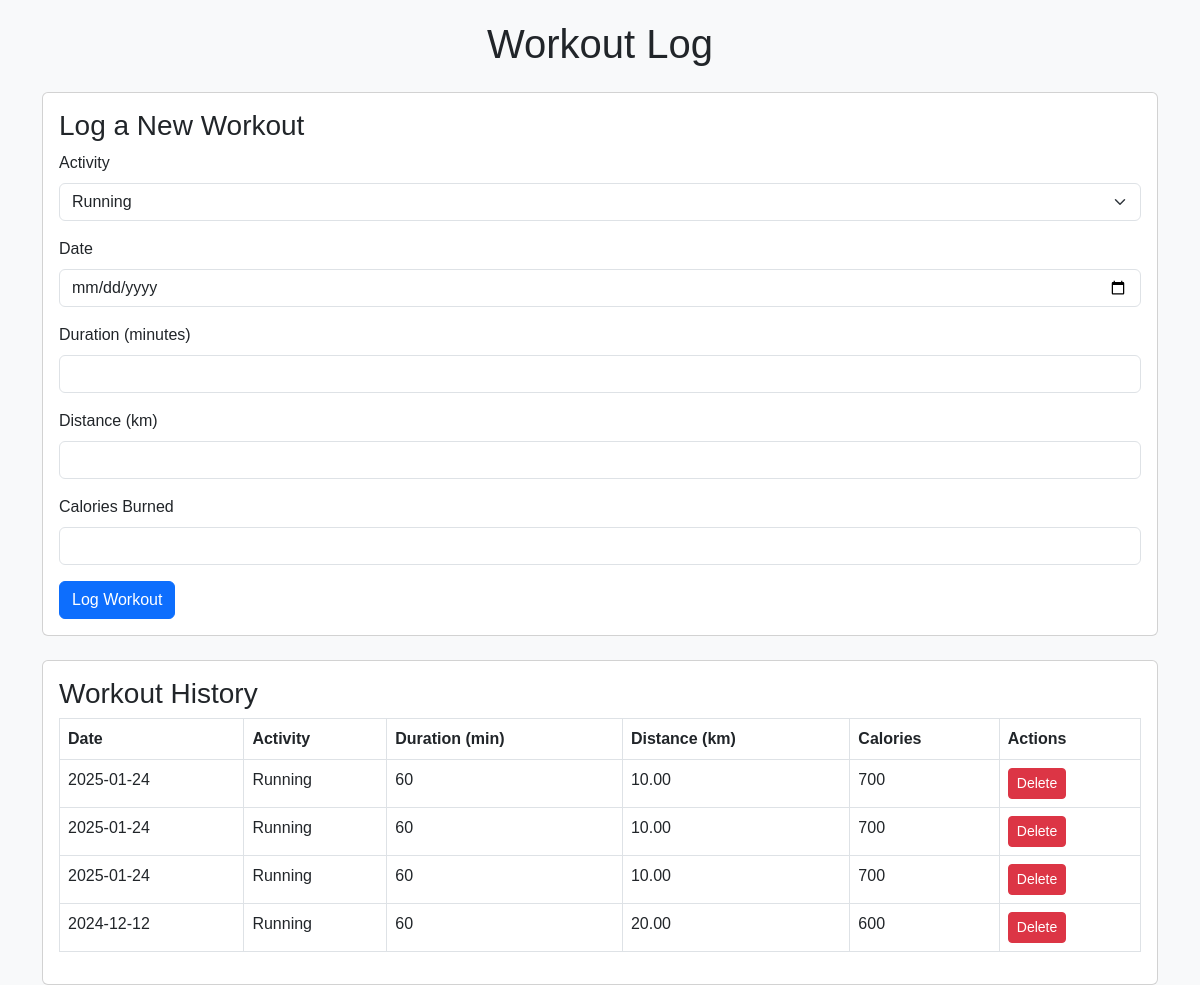
Screenshot of /olympic_fitness/workout_log.php with the database file from the repository.
### tables this page shows
CREATE TABLE `workouts` (
  `id` int(11) NOT NULL,
  `activity` varchar(50) NOT NULL,
  `date` date NOT NULL,
  `duration` int(11) NOT NULL,
  `distance` decimal(5,2) NOT NULL,
  `calories` int(11) NOT NULL,
  `userId` int(11) NOT NULL,
  `intensity` enum('Low','Medium','High') DEFAULT 'Medium',
  `heartRate` int(11) NOT NULL,
  `location` varchar(100) DEFAULT NULL,
  `createdAt` datetime NOT NULL DEFAULT current_timestamp(),
  `updatedAt` datetime NOT NULL DEFAULT current_timestamp() ON UPDATE current_timestamp(),
  `notes` text DEFAULT NULL
);

### olympic_fitness/workout_log.php (the view, shortened to what this page needs)
<?php
$host = 'localhost';
$dbname = 'fitness_tracker';
$username = 'root';
$password = '';
try {
    $conn = new PDO("mysql:host=$host;dbname=$dbname", $username, $password);
    $conn->setAttribute(PDO::ATTR_ERRMODE, PDO::ERRMODE_EXCEPTION);
} catch (PDOException $e) {
    die("Connection failed: " . $e->getMessage());
}
$sql = "SELECT * FROM workouts ORDER BY date DESC";
$workouts = $conn->query($sql)->fetchAll(PDO::FETCH_ASSOC);
?>
<!DOCTYPE html>
<html lang="en">
<head>
    <link href="https://cdn.jsdelivr.net/npm/bootstrap@5.3.0-alpha1/dist/css/bootstrap.min.css" rel="stylesheet">
</head>
<body>
    <div class="container">
        <h1 class="text-center mb-4">Workout Log</h1>
        <div class="card mb-4">
            <div class="card-body">
                <h3 class="card-title">Log a New Workout</h3>
                <form method="POST" action="">
                    <div class="mb-3">
                        <label for="activity" class="form-label">Activity</label>
                        <select id="activity" name="activity" class="form-select" required>
                            <option value="Running">Running</option>
                        </select>
                    </div>
                    <div class="mb-3">
                        <label for="date" class="form-label">Date</label>
                        <input type="date" id="date" name="date" class="form-control" required>
                    </div>
                    <div class="mb-3">
                        <label for="duration" class="form-label">Duration (minutes)</label>
                        <input type="number" id="duration" name="duration" class="form-control" required>
                    </div>
                    <div class="mb-3">
                        <label for="distance" class="form-label">Distance (km)</label>
                        <input type="number" step="0.01" id="distance" name="distance" class="form-control" required>
                    </div>
                    <div class="mb-3">
                        <label for="calories" class="form-label">Calories Burned</label>
                        <input type="number" id="calories" name="calories" class="form-control" required>
                    </div>
                    <button type="submit" name="log_workout" class="btn btn-primary">Log Workout</button>
                </form>
            </div>
        </div>
        <div class="card">
            <div class="card-body">
                <h3 class="card-title">Workout History</h3>
                <table class="table table-bordered">
                    <thead>
                        <tr>
                            <th>Date</th>
                            <th>Activity</th>
                            <th>Duration (min)</th>
                            <th>Distance (km)</th>
                            <th>Calories</th>
                            <th>Actions</th>
                        </tr>
                    </thead>
                    <tbody>
                        <?php foreach ($workouts as $workout): ?>
                            <tr>
                                <td><?php echo htmlspecialchars($workout['date']); ?></td>
                                <td><?php echo htmlspecialchars($workout['activity']); ?></td>
                                <td><?php echo htmlspecialchars($workout['duration']); ?></td>
                                <td><?php echo htmlspecialchars($workout['distance']); ?></td>
                                <td><?php echo htmlspecialchars($workout['calories']); ?></td>
                                <td>
                                    <a href="?delete=<?php echo $workout['id']; ?>" class="btn btn-danger btn-sm" onclick="return confirm('Are you sure you want to delete this workout?');">Delete</a>
                                </td>
                            </tr>
                        <?php endforeach; ?>
                    </tbody>
                </table>
            </div>
        </div>
    </div>
</body>
</html>

### olympic_fitness/workout_log.php (style rules this page uses)
body { font-family: Arial, sans-serif; background-color: #f8f9fa; }
.container { margin-top: 20px; }

### rows the page displays
workouts: date "2025-01-24", activity "Running", duration "60", distance "10.00", calories "700"
workouts: date "2025-01-24", activity "Running", duration "60", distance "10.00", calories "700"
workouts: date "2025-01-24", activity "Running", duration "60", distance "10.00", calories "700"
workouts: date "2024-12-12", activity "Running", duration "60", distance "20.00", calories "600"
